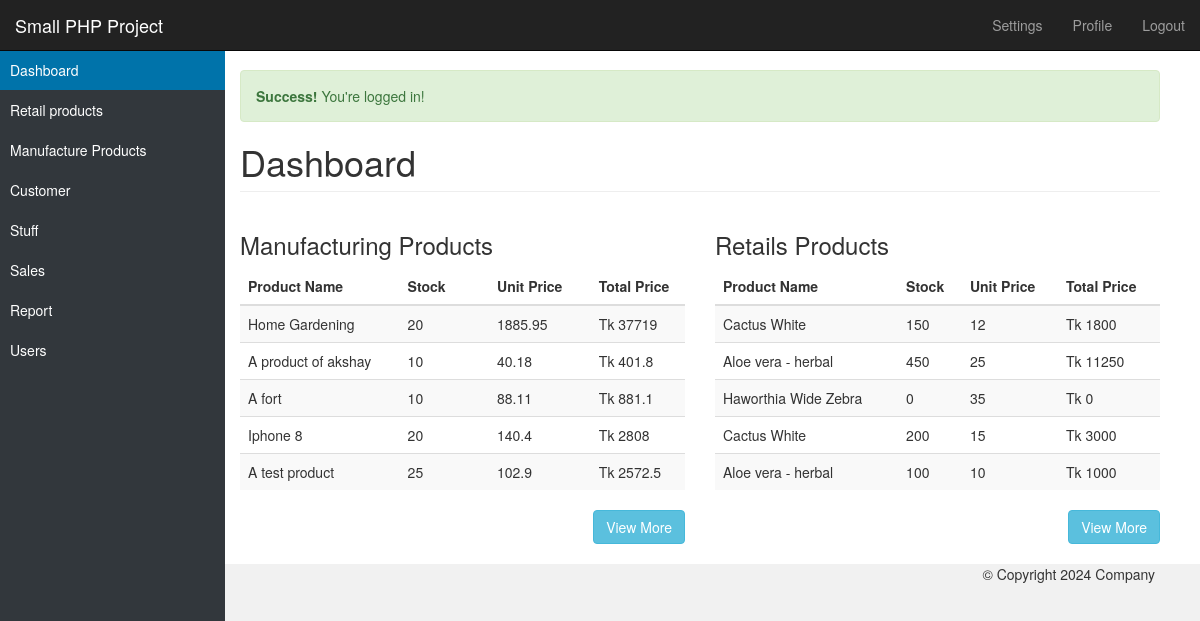
Page /admin/index.php (signed in) on the committed database.
### tables this page shows
CREATE TABLE `tbl_manufacture_product_name` (
  `id` int(11) NOT NULL,
  `customId` varchar(255) NOT NULL,
  `entryDate` timestamp NOT NULL DEFAULT current_timestamp() ON UPDATE current_timestamp(),
  `lastUpdate` timestamp NOT NULL DEFAULT '0000-00-00 00:00:00',
  `productName` text NOT NULL,
  `productDetails` text NOT NULL,
  `quantity` int(11) NOT NULL,
  `manufactureThumb` varchar(255) NOT NULL,
  `actualPrice` float NOT NULL,
  `factoryCost` float NOT NULL,
  `labourCost` float NOT NULL,
  `othersOne` float NOT NULL,
  `othersTwo` float NOT NULL,
  `totalCost` float NOT NULL,
  `profit` float NOT NULL,
  `productPrice` float NOT NULL,
  `discount` float NOT NULL,
  `salePrice` float NOT NULL,
  `profitMargin` float NOT NULL
);

CREATE TABLE `tbl_retailproduct` (
  `id` int(11) NOT NULL,
  `date` text NOT NULL,
  `retailThumb` text NOT NULL,
  `reference` text NOT NULL,
  `pipeName` text NOT NULL,
  `pipeDetails` text NOT NULL,
  `quantity` int(11) NOT NULL,
  `unitPrice` float NOT NULL
);

### lib/Session.php (called while the page is built, shortened)
<?php
Class Session {
	public static function get($key) {
		if(isset($_SESSION[$key])) {
			return $_SESSION[$key];
		} else {
			return false;
		}
	}
}
?>

### lib/Database.php (called while the page is built, shortened)
<?php
Class Database {
	private $dbhost = DB_HOST;
	private $dbname = DB_NAME;
	private $dbuser = DB_USER;
	private $dbpass = DB_PASS;
	public $pdo;
	private function connectDB() {
		if(!isset($this->pdo)) {
			try {
				$link = new PDO("mysql:host=$this->dbhost;dbname=$this->dbname", $this->dbuser, $this->dbpass);
				$link->setAttribute(PDO::ATTR_ERRMODE, PDO::ERRMODE_EXCEPTION);
				$link->exec("SET CHARACTER SET utf8");
				$this->pdo = $link;
			} catch(PDOException $e) {
				die("Database connection error: ".$e->getMessage());
			}
		}
	}
	private function mysqliConnectDB() {
		$this->link = new mysqli($this->dbhost, $this->dbuser, $this->dbpass, $this->dbname);
	}
}
?>

### lib/ManufacturingProduct.php (called while the page is built, shortened)
<?php
require_once('Database.php');
require_once('RetailProduct.php');
Class ManufacturingProducts {
	private $db;
	public function __construct() {
		$this->db = new Database();
	}
	public function ProductList($limit = NULL) {
		if($limit !== NULL) {
			$sql = "SELECT * FROM tbl_manufacture_product_name ORDER BY id DESC LIMIT $limit";
		} else {
			$sql = "SELECT * FROM tbl_manufacture_product_name ORDER BY id DESC";
		}
		$stmt = $this->db->pdo->prepare($sql);
		$stmt->execute();
		$result = $stmt->fetchAll();
		return $result;
	}
}

### lib/RetailProduct.php (called while the page is built, shortened)
<?php
require_once('Database.php');
Class RetailProducts {
	private $db;
	public function __construct() {
		$this->db = new Database();
	}
	public function ProductList($limit = NULL) {
		if($limit !== NULL) {
			$sql = "SELECT * FROM tbl_retailproduct ORDER BY id DESC LIMIT $limit";
		} else {
			$sql = "SELECT * FROM tbl_retailproduct ORDER BY id DESC";
		}
		$stmt = $this->db->pdo->prepare($sql);
		$stmt->execute();
		$result = $stmt->fetchAll();
		return $result;
	}
}

### admin/index.php (the view, shortened to what this page needs)
<?php
include('inc/header.php');
include('inc/sidebar.php');
include('../lib/RetailProduct.php');
include('../lib/ManufacturingProduct.php');
$retailProduct = new RetailProducts();
$manufacturingProduct = new ManufacturingProducts();
?>
<div class="container-fluid">
	<div class="row">
		<div class="col-sm-10 col-sm-offset-2 main">
			<?php
				$loginmsg = Session::get("loginmsg");
				if(isset($loginmsg)) {
					echo $loginmsg;
				}
			?>
		  <h1 class="page-header">Dashboard</h1>
			<div class="row">
				<div class="col-sm-6">
					<h3>Manufacturing Products</h2>
					<div class="table-responsive">
						<table class="table table-striped">
							<thead>
								<tr>
								  <th>Product Name</th>
								  <th>Stock</th>
								  <th>Unit Price</th>
								  <th>Total Price</th>
								</tr>
							</thead>
						  <tbody>
							<?php
								$productlist = $manufacturingProduct->ProductList(5);
								foreach($productlist as $list) {
							?>
								<tr>
									<td width="20%"><?php echo $list['productName']; ?></td>
									<td width="10%"><?php echo $list['quantity']; ?></td>
									<td width="10%"><?php echo $list['salePrice']; ?></td>
									<td width="10%">Tk <?php echo $list['salePrice'] * $list['quantity']; ?></td>
								</tr>
							<?php } ?>
						  </tbody>
						</table>
					</div>
					<div class="text-right">
						<a href="manufacturing-products.php" class="btn btn-info">View More</a>
					</div>
				</div>
				<div class="col-sm-6">
					<h3>Retails Products</h2>
					<div class="table-responsive">
						<table class="table table-striped">
							  <thead>
								<tr>
								  <th>Product Name</th>
								  <th>Stock</th>
								  <th>Unit Price</th>
								  <th>Total Price</th>
								</tr>
							  </thead>
							  <tbody>
								<?php
									$productlist = $retailProduct->ProductList(5);
									foreach($productlist as $list) {
								?>
								<tr>
									<td><?php echo $list['pipeName']; ?></td>
									<td><?php echo $list['quantity']; ?></td>
									<td><?php echo $list['unitPrice']; ?></td>
									<td>Tk <?php echo $list['quantity'] * $list['unitPrice']; ?></td>
								</tr>
								<?php } ?>
							  </tbody>
						</table>
					</div>
					<div class="text-right">
						<a href="retail-products.php" class="btn btn-info">View More</a>
					</div>
				</div>
			</div>
	  </div>
	</div>
</div>
<?php include('inc/footer.php'); ?>

### admin/assets/css/styles.css (style rules this page uses)
body { padding-top: 50px; background:#fff; background-color: #f1f1f1; }
.main { padding: 20px; background-color: #fff; }
@media (min-width: 768px) { .main { padding-right: 40px; padding-left: 40px; position:relative; z-index:1; } }
.main .page-header { margin-top: 0; }

### rows in the picture
tbl_manufacture_product_name: productName "Home Gardening", quantity "20", salePrice "1885.95", $list['salePrice'] * $list['quantity'] "37719"
tbl_manufacture_product_name: productName "A product of akshay", quantity "10", salePrice "40.18", $list['salePrice'] * $list['quantity'] "401.8"
tbl_manufacture_product_name: productName "A fort", quantity "10", salePrice "88.11", $list['salePrice'] * $list['quantity'] "881.1"
tbl_manufacture_product_name: productName "Iphone 8", quantity "20", salePrice "140.4", $list['salePrice'] * $list['quantity'] "2808"
tbl_manufacture_product_name: productName "A test product", quantity "25", salePrice "102.9", $list['salePrice'] * $list['quantity'] "2572.5"
tbl_retailproduct: pipeName "Cactus White", quantity "150", unitPrice "12", $list['quantity'] * $list['unitPrice'] "1800"
tbl_retailproduct: pipeName "Aloe vera - herbal", quantity "450", unitPrice "25", $list['quantity'] * $list['unitPrice'] "11250"
tbl_retailproduct: pipeName "Haworthia Wide Zebra", quantity "0", unitPrice "35", $list['quantity']*$list['unitPrice'] "0"
tbl_retailproduct: pipeName "Cactus White", quantity "200", unitPrice "15", $list['quantity'] * $list['unitPrice'] "3000"
tbl_retailproduct: pipeName "Aloe vera - herbal", quantity "100", unitPrice "10", $list['quantity'] * $list['unitPrice'] "1000"

### other values in the picture
$loginmsg "Success! You're logged in!"
